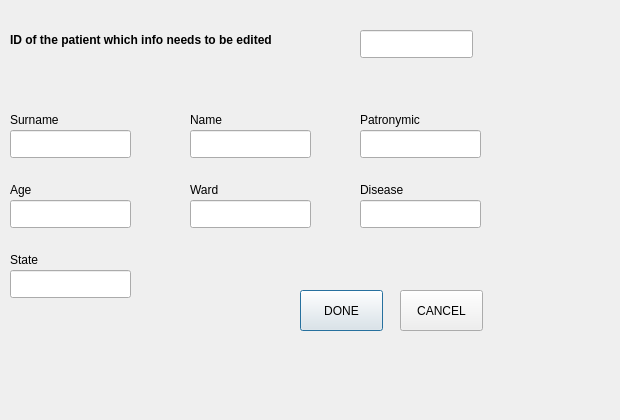
<?xml version="1.0" encoding="UTF-8"?>
<ui version="4.0">
 <class>form_edit</class>
 <widget class="QDialog" name="form_edit">
  <property name="geometry">
   <rect>
    <x>0</x>
    <y>0</y>
    <width>620</width>
    <height>420</height>
   </rect>
  </property>
  <property name="windowTitle">
   <string>EDITOR</string>
  </property>
  <widget class="QLabel" name="label">
   <property name="geometry">
    <rect>
     <x>10</x>
     <y>30</y>
     <width>271</width>
     <height>20</height>
    </rect>
   </property>
   <property name="font">
    <font>
     <bold>true</bold>
    </font>
   </property>
   <property name="text">
    <string>ID of the patient which info needs to be edited</string>
   </property>
  </widget>
  <widget class="QLineEdit" name="lineEdit">
   <property name="geometry">
    <rect>
     <x>360</x>
     <y>30</y>
     <width>113</width>
     <height>28</height>
    </rect>
   </property>
  </widget>
  <widget class="QLineEdit" name="lineEdit_surname">
   <property name="geometry">
    <rect>
     <x>10</x>
     <y>130</y>
     <width>121</width>
     <height>28</height>
    </rect>
   </property>
  </widget>
  <widget class="QLineEdit" name="lineEdit_name">
   <property name="geometry">
    <rect>
     <x>190</x>
     <y>130</y>
     <width>121</width>
     <height>28</height>
    </rect>
   </property>
  </widget>
  <widget class="QLineEdit" name="lineEdit_patronymic">
   <property name="geometry">
    <rect>
     <x>360</x>
     <y>130</y>
     <width>121</width>
     <height>28</height>
    </rect>
   </property>
  </widget>
  <widget class="QLineEdit" name="lineEdit_age">
   <property name="geometry">
    <rect>
     <x>10</x>
     <y>200</y>
     <width>121</width>
     <height>28</height>
    </rect>
   </property>
  </widget>
  <widget class="QLineEdit" name="lineEdit_ward">
   <property name="geometry">
    <rect>
     <x>190</x>
     <y>200</y>
     <width>121</width>
     <height>28</height>
    </rect>
   </property>
  </widget>
  <widget class="QLineEdit" name="lineEdit_disease">
   <property name="geometry">
    <rect>
     <x>360</x>
     <y>200</y>
     <width>121</width>
     <height>28</height>
    </rect>
   </property>
  </widget>
  <widget class="QLineEdit" name="lineEdit_state">
   <property name="geometry">
    <rect>
     <x>10</x>
     <y>270</y>
     <width>121</width>
     <height>28</height>
    </rect>
   </property>
  </widget>
  <widget class="QPushButton" name="pushButton_done">
   <property name="geometry">
    <rect>
     <x>300</x>
     <y>290</y>
     <width>83</width>
     <height>41</height>
    </rect>
   </property>
   <property name="text">
    <string>DONE</string>
   </property>
  </widget>
  <widget class="QPushButton" name="pushButton_cancel">
   <property name="geometry">
    <rect>
     <x>400</x>
     <y>290</y>
     <width>83</width>
     <height>41</height>
    </rect>
   </property>
   <property name="text">
    <string>CANCEL</string>
   </property>
  </widget>
  <widget class="QLabel" name="label_2">
   <property name="geometry">
    <rect>
     <x>10</x>
     <y>110</y>
     <width>63</width>
     <height>20</height>
    </rect>
   </property>
   <property name="text">
    <string>Surname</string>
   </property>
  </widget>
  <widget class="QLabel" name="label_3">
   <property name="geometry">
    <rect>
     <x>190</x>
     <y>110</y>
     <width>63</width>
     <height>20</height>
    </rect>
   </property>
   <property name="text">
    <string>Name</string>
   </property>
  </widget>
  <widget class="QLabel" name="label_4">
   <property name="geometry">
    <rect>
     <x>360</x>
     <y>110</y>
     <width>63</width>
     <height>20</height>
    </rect>
   </property>
   <property name="text">
    <string>Patronymic</string>
   </property>
  </widget>
  <widget class="QLabel" name="label_5">
   <property name="geometry">
    <rect>
     <x>10</x>
     <y>180</y>
     <width>63</width>
     <height>20</height>
    </rect>
   </property>
   <property name="text">
    <string>Age</string>
   </property>
  </widget>
  <widget class="QLabel" name="label_6">
   <property name="geometry">
    <rect>
     <x>190</x>
     <y>180</y>
     <width>63</width>
     <height>20</height>
    </rect>
   </property>
   <property name="text">
    <string>Ward</string>
   </property>
  </widget>
  <widget class="QLabel" name="label_7">
   <property name="geometry">
    <rect>
     <x>360</x>
     <y>180</y>
     <width>63</width>
     <height>20</height>
    </rect>
   </property>
   <property name="text">
    <string>Disease</string>
   </property>
  </widget>
  <widget class="QLabel" name="label_8">
   <property name="geometry">
    <rect>
     <x>10</x>
     <y>250</y>
     <width>63</width>
     <height>20</height>
    </rect>
   </property>
   <property name="text">
    <string>State</string>
   </property>
  </widget>
 </widget>
 <resources/>
 <connections/>
</ui>
